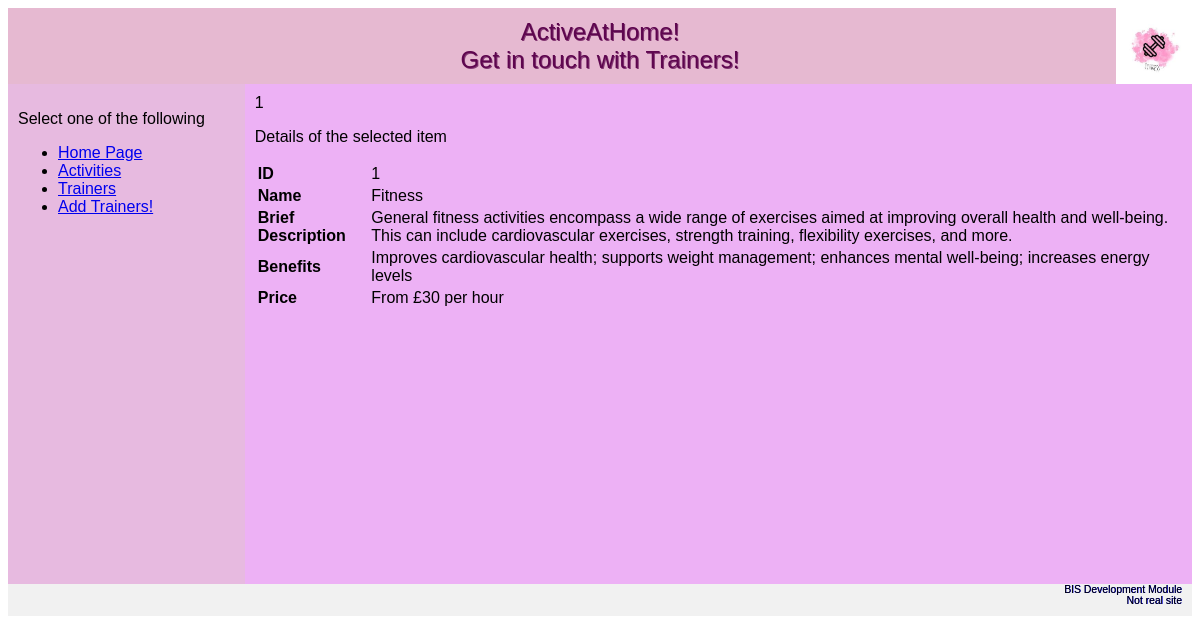
/view_A.php?id=1, run on the app's committed database.
### tables this page shows
CREATE TABLE Activities (
    actiId INT AUTO_INCREMENT NOT NULL,
    actiName VARCHAR(200) NOT NULL,
    actiBriefDescription VARCHAR(2000) NOT NULL,
    actiBenefits VARCHAR(2000) NOT NULL,
    actiPrice VARCHAR(1000) NOT NULL,
    CONSTRAINT a_actiId_pk PRIMARY KEY (actiId)
);

### private/class_database.php (called while the page is built, shortened)
<?php
class Database {
    static protected $database;
    static protected $table_name = "";
    static protected $primary_key = "";
    static public function set_database($database) {
        self::$database = $database;
    }
    static public function find_by_sql($sql) {
        $result = self::$database->query($sql);
        $object_array = [];
        while ($record = $result->fetch_assoc()) {
            $object_array[] = static::instantiate($record);
        }
        return $object_array;
    }
    static public function find_by_id($id) {
        $escaped_id = self::$database->escape_string($id);
        $sql = "SELECT * FROM " . static::$table_name .
               " WHERE " . static::$primary_key . " = '" . $escaped_id . "'";
        $obj_array = static::find_by_sql($sql);
        return !empty($obj_array) ? array_shift($obj_array) : false;
    }
    static protected function instantiate($record) {
        $object = new static;
        foreach ($record as $property => $value) {
            if (property_exists($object, $property)) {
                $object->$property = $value;
            }
        }
        return $object;
    }
}
?>

### public/view_A.php (the view, shortened to what this page needs)
<!DOCTYPE html>
<html lang="en">
<head>
<link rel=stylesheet type=text/css href=style.css>
</head>
<body>
<div class="header">
	ActiveAtHome! <br>
	Get in touch with Trainers!
</div>
<div class="row">
  	<div class="column side">
	</div>
  	<div class="column middle">
<?php
			$id = $_GET['id'];
			if(!$id) {
						echo "problem - redirect";
				}	else {
						echo $id;
				}
				$specific_Activities= Activities::find_by_id($id);
			echo " <p> Details of the selected item </p> ";
			echo "<table>";
			echo "<tr> <td><b> ID </b> </td> <td>" . $specific_Activities->actiId . "</td> </tr>";
			echo "<tr> <td> <b> Name </b> </td> <td>" . $specific_Activities->actiName . "</td> </tr>";
			echo "<tr> <td> <b> Brief Description </b> </td> <td>" . $specific_Activities->actiBriefDescription . "</td> </tr>";
			echo "<tr> <td> <b> Benefits </b> </td> <td>" . $specific_Activities->actiBenefits . "</td> </tr>";
			echo "<tr> <td> <b> Price </b> </td> <td>" . $specific_Activities->actiPrice . "</td> </tr>";
			echo "</table>";
?>
  	 </div>
<div class="footer">
  BIS Development Module<br>
  Not real site
</div>
</body>
</html>

### public/style.css (style rules this page uses)
* { box-sizing: border-box; }
body { font-family: Arial, Helvetica, sans-serif; }
.header { background-color: #e6b9d1; background-image: url(logo.jpg); background-size: contain; background-repeat: no-repeat; background-position: right top; padding: 10px; text-align: center; font-size: 1.5em; color: rgb(94, 6, 79); text-shadow: 1px 0.5px rgba(94, 6, 79, 0.724);; }
.column { float: left; padding: 10px; height: 500px; }
.column.side { background-color: rgba(205, 50, 182, 0.285); width: 20%; }
.column.middle { background-color:#edb1f5; width: 80%; }
.row:after { content: ""; display: table; clear: both; }
.footer { background-color: #f1f1f1; padding: 10px; padding-bottom: 10px; text-align: right; font-size: 0.65em; text-shadow: 0.3px 0.3px blue; }

### data on the page
activities: actiId "1", actiName "Fitness", actiBriefDescription "General fitness activities encompass a wide range of exercises aimed at improving overall health and well-being. This can include cardiovascular exercises, strength training, flexibility exercises, and more.", actiBenefits "Improves cardiovascular health; supports weight management; enhances mental well-being; increases energy levels", actiPrice "From £30 per hour"

### other printed values
$id "1"
